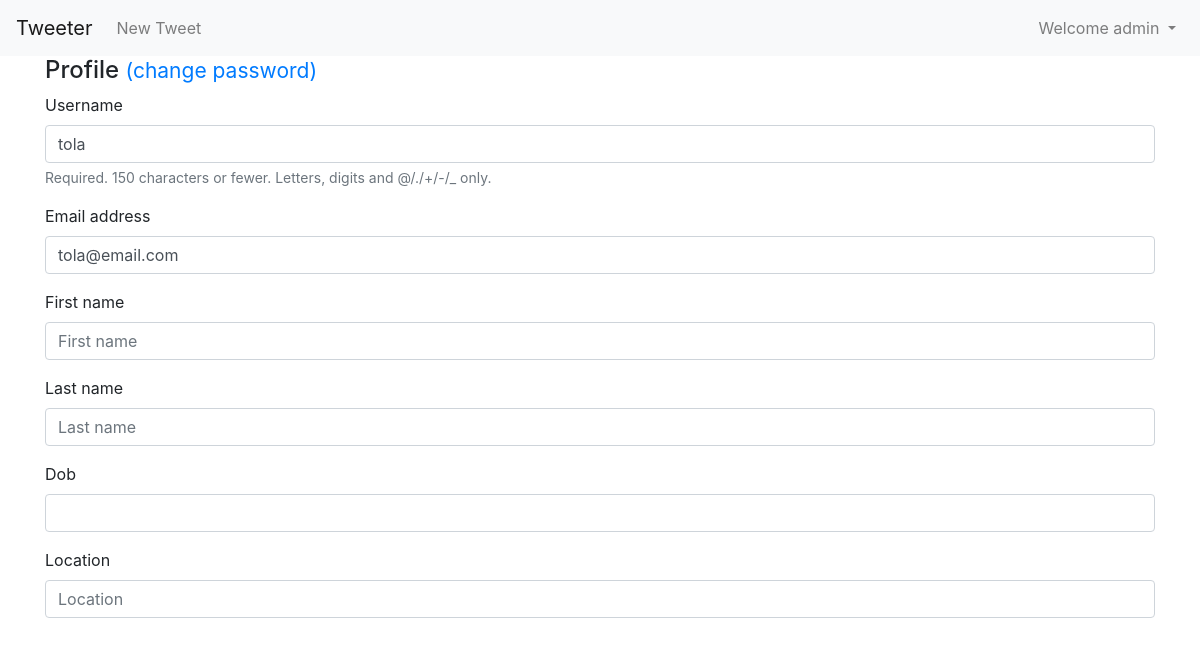
The page /users/2/update/ (signed in) on the database its author committed.
### users/models.py (models this page shows, shortened)
class CustomUser(AbstractUser):
    gender = models.CharField(max_length=255, blank=True, null=True)
    dob = models.DateField(null=True, blank=True)
    location = models.CharField(max_length=255, blank=True, null=True)

### users/views.py (the view)
# urls.py: path('<int:pk>/update/', UserUpdateView.as_view(), name='update_user'),
class UserUpdateView(generic.UpdateView):
    form_class = CustomUserChangeForm
    success_url = reverse_lazy('home')
    template_name = 'update.html'
    def get_queryset(self):
        user = self.request.user
        if user.is_superuser:
            return CustomUser.objects.all()
        else:
            return CustomUser.objects.filter(id=user.id)

### users/forms.py
class CustomUserChangeForm(UserChangeForm):
    password = None
    class Meta:
        model = CustomUser
        fields = ['username', 'email', 'first_name', 'last_name', 'dob', 'location']
        widgets = {'dob': DatePickerInput()}

### users/templates/update.html (shortened to what this page needs)
{% extends 'base.html' %}
{% load bootstrap4 %}
{% block content %}
  <h4>
    Profile
    <small><a href="{% url 'change_password' %}">(change password)</a></small>
  </h4>
  <form method="post">{% csrf_token %}
    {% bootstrap_form form %}
  </form>
{% endblock content %}

### templates/base.html (shortened to what this page needs)
{% load bootstrap4 %}
<!DOCTYPE html>
<html lang="en">
<head>
{% bootstrap_css %}
</head>
<body>
  <nav class="navbar navbar-expand-lg navbar-light bg-light">
    <a class="navbar-brand" href="{% url 'home' %}">Tweeter</a>
    <div class="collapse navbar-collapse" id="navbarSupportedContent">
      <ul class="navbar-nav mr-auto">
        {% if user.is_authenticated %}
          <li class="nav-item">
            <a class="nav-link" href="{% url 'tweet_new' %}">New Tweet</a>
          </li>
        {% endif %}
      </ul>
      <ul class="navbar-nav ml-auto">
        {% if user.is_authenticated %}
          <li class="nav-item dropdown">
            <a class="nav-link dropdown-toggle" href="#" id="navbarDropdownMenuLink" data-toggle="dropdown" aria-haspopup="true" aria-expanded="false">
              Welcome {{ user.username }}
            </a>
          </li>
        {% endif %}
      </ul>
    </div>
  </nav>
  <div class="container">
      {% block content %}(no content){% endblock %}
  </div>
</body>
</html>

### rows shown on the page
CustomUser: username "admin"
CustomUser: username "tola", email "tola@email.com"
